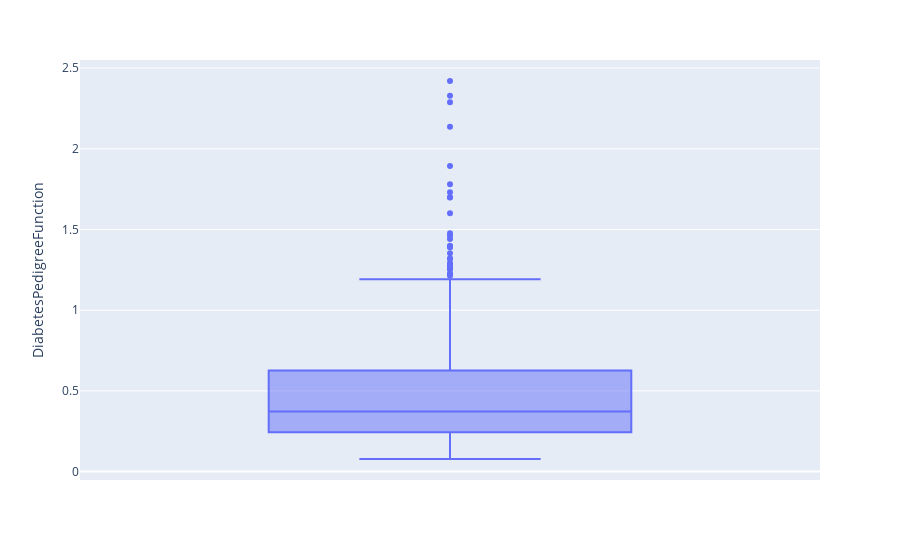

Notebook source saved alongside this figure:
### Markdown cell above
#### 7. 'DiabetesPedigreeFunction'

### Code cell
boxplot_of(d_data, 'DiabetesPedigreeFunction')

### Figure 1 — Plotly figure (JSON) as saved in the notebook; plotly's stock layout.template omitted (floating-point values rounded to 4 significant figures; data arrays with more than 128 entries replaced by an {"elided": "..."} marker saying what was removed)
{"data": [{"alignmentgroup": "True", "hovertemplate": "DiabetesPedigreeFunction=%{y}<extra></extra>", "legendgroup": "", "marker": {"color": "#636efa"}, "name": "", "notched": false, "offsetgroup": "", "orientation": "v", "showlegend": false, "type": "box", "x0": " ", "xaxis": "x", "y": {"elided": "768 float values"}, "y0": " ", "yaxis": "y"}], "layout": {"boxmode": "group", "legend": {"tracegroupgap": 0}, "margin": {"t": 60}, "xaxis": {"anchor": "y", "domain": [0, 1]}, "yaxis": {"anchor": "x", "domain": [0, 1], "title": {"text": "DiabetesPedigreeFunction"}}}}
